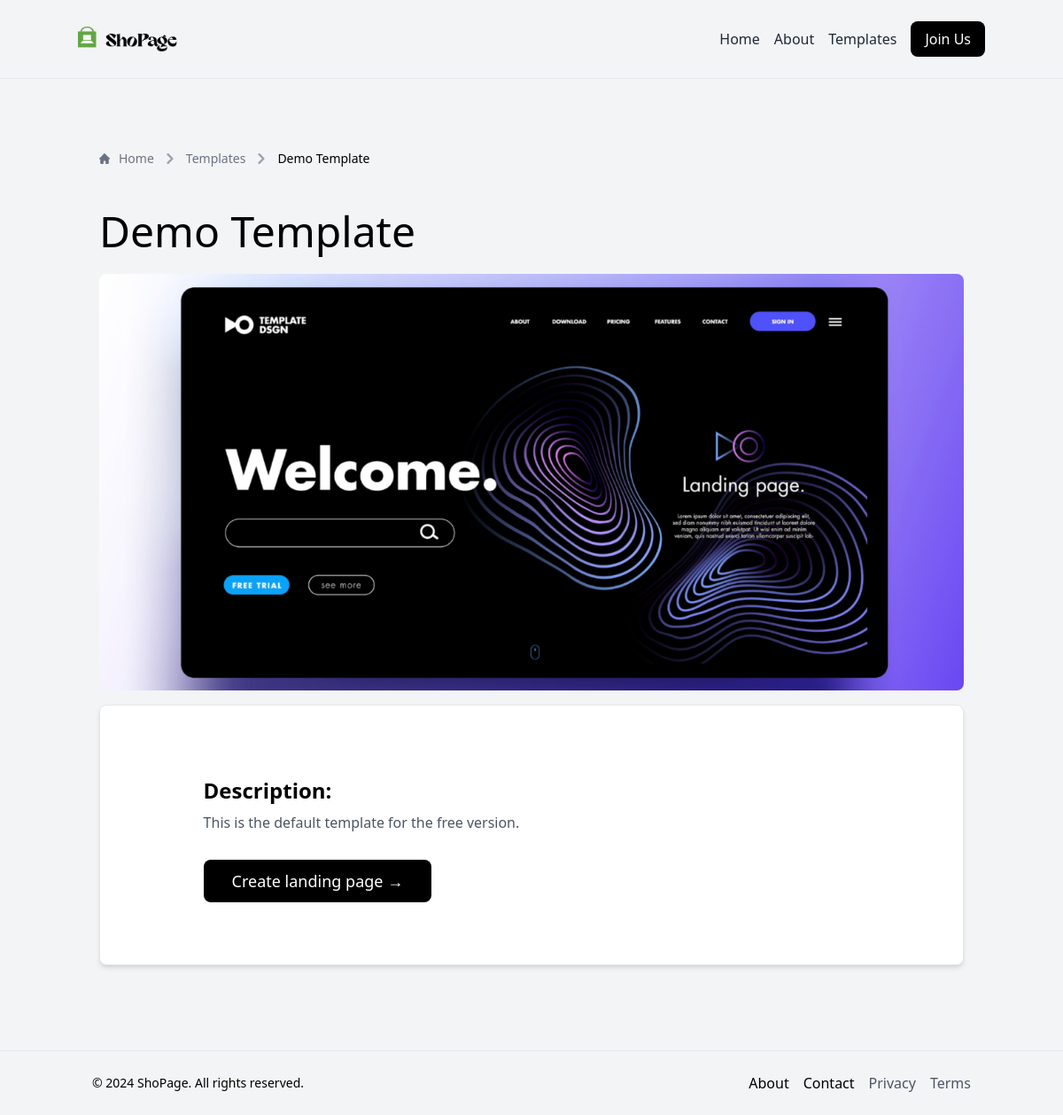
Screenshot of /dist/template_page.php?id=1 with the database file from the repository.
### tables this page shows
CREATE TABLE `templates` (
  `id` int(11) NOT NULL,
  `name` varchar(255) NOT NULL,
  `description` text DEFAULT NULL,
  `html` text DEFAULT NULL,
  `css` text DEFAULT NULL,
  `js` text DEFAULT NULL,
  `created_at` timestamp NOT NULL DEFAULT current_timestamp(),
  `updated_at` timestamp NOT NULL DEFAULT current_timestamp() ON UPDATE current_timestamp(),
  `image` varchar(2000) NOT NULL
);

### dist/template_page.php (the view, shortened to what this page needs)
<?php
require("../connexion.php");
$template_id = isset($_GET['id']) ? $_GET['id'] : null;
$sql = "SELECT * FROM templates WHERE id = '$template_id'";
$result = mysqli_query($con, $sql);
$template = mysqli_fetch_assoc($result);
?>
<!DOCTYPE html>
<html lang="en">
<head>
    <link rel="stylesheet" href="/src/output.css">
</head>
<body class="bg-gray-100">
    <nav class="border-b border-gray-200 p-6">
        <div class="container mx-auto flex items-center justify-between">
            <a href="index.php" class="flex items-center text-gray-800 text-xl font-bold">
                <img src="/images/logo.png" class="w-28" alt="ShoPage">
            </a>
            <div id="navLinks" class="hidden lg:flex flex-col lg:flex-row lg:space-x-4">
                <a href="index.php" class="block text-gray-800 hover:text-gray-900 py-2">Home</a>
                <a href="about.php" class="block text-gray-800 hover:text-gray-900 py-2">About</a>
                <a href="templates.php" class="block text-gray-800 hover:text-gray-900 py-2">Templates</a>
                <?php if (isset($_SESSION['login'])) : ?>
                    <a href="landingPages.php" class="block text-gray-800 hover:text-gray-900 py-2">My Landing Pages</a>
                    <a href="/authentification/deconnexion.php" class="block text-gray-800 hover:text-gray-900 py-2">| Log Out</a>
                <?php else : ?>
                    <a href="/authentification/register.php" class="block bg-black px-4 text-white rounded-lg hover:bg-green-500 transition duration-300 ease-in-out py-2">Join Us</a>
                <?php endif; ?>
            </div>
        </div>
    </nav>
    <div class="container mx-auto py-20 px-6">
        <nav class="flex" aria-label="Breadcrumb">
            <ol class="inline-flex items-center space-x-1 md:space-x-2 rtl:space-x-reverse">
                <li class="inline-flex items-center">
                    <a href="index.php" class="inline-flex items-center text-sm font-medium text-gray-500 hover:text-black transition duration-300 ease-in-out ">
                        Home
                    </a>
                </li>
                <li class="inline-flex items-center">
                    <div class="flex items-center">
                        <svg class="rtl:rotate-180 w-3 h-3 text-gray-400 mx-1" aria-hidden="true" xmlns="http://www.w3.org/2000/svg" fill="none" viewBox="0 0 6 10">
                            <path stroke="currentColor" stroke-linecap="round" stroke-linejoin="round" stroke-width="2" d="m1 9 4-4-4-4" />
                        </svg>
                        <a href="templates.php" class="ms-1 text-sm font-medium text-gray-500 hover:text-black transition duration-300 ease-in-out md:ms-2 ">Templates</a>
                    </div>
                </li>
                <li aria-current="page">
                    <div class="flex items-center">
                        <svg class="rtl:rotate-180 w-3 h-3 text-gray-400 mx-1" aria-hidden="true" xmlns="http://www.w3.org/2000/svg" fill="none" viewBox="0 0 6 10">
                            <path stroke="currentColor" stroke-linecap="round" stroke-linejoin="round" stroke-width="2" d="m1 9 4-4-4-4" />
                        </svg>
                        <a href="templates.php" class="ms-1 text-sm font-medium text-black md:ms-2 "><?php echo htmlspecialchars($template['name']); ?></a>
                    </div>
                </li>
            </ol>
        </nav>
        <h1 class="text-5xl"><?php echo htmlspecialchars($template['name']); ?></h1><br>
        <img src="<?php echo htmlspecialchars($template['image']); ?>" alt="<?php echo htmlspecialchars($template['name']); ?>" class="w-full object-cover rounded-lg mb-4" style="max-height: 470px;">
        <div class="container mx-auto py-20 px-6 bg-white p-6 border border-gray-200 rounded-lg shadow-md">
            <div class="container mx-auto" style=" width: 80%;">
                <h2 class="text-2xl font-semibold mb-2">Description:</h2>
                <p class="text-gray-600 mb-4 text-justify"><?php echo htmlspecialchars($template['description']); ?></p>
                <br>
                <a href="landingPages.php?id=" class=" bg-black hover:bg-green-500 transition duration-300 ease-in-out text-white rounded-lg px-8 py-3 text-lg">Create landing page →</a>
            </div>
        </div>
    </div>
    <footer class="border-t text-black py-6">
        <div class="container mx-auto px-4">
            <div class="flex flex-col md:flex-row items-center justify-between">
                <div class="mb-4 md:mb-0">
                    <p class="text-sm">&copy; 2024 ShoPage. All rights reserved.</p>
                </div>
                <div class="flex space-x-4">
                    <a href="about.php" class="hover:text-gray-600">About</a>
                    <a href="contact.php" class="hover:text-gray-600">Contact</a>
                    <p class="text-gray-600">Privacy</p>
                    <p class="text-gray-600">Terms</p>
                </div>
            </div>
        </div>
    </footer>
</body>
</html>

### rows the page displays
templates: name "Demo Template", image (picture), description "This is the default template for the free version."
